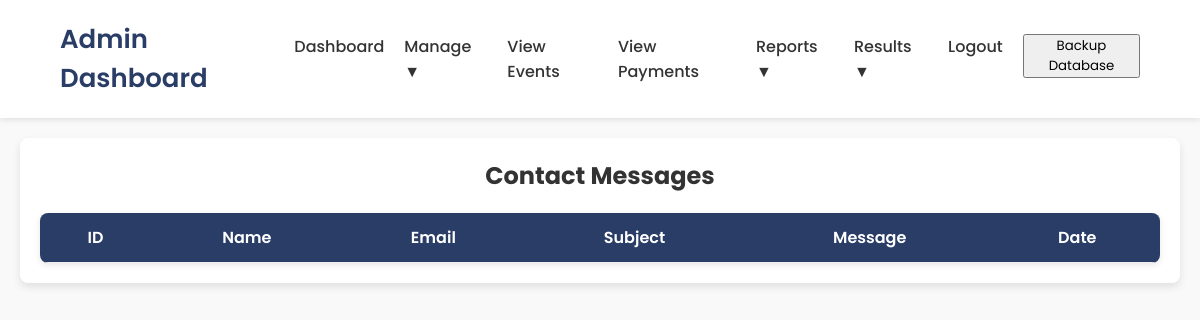
The page /admin_contact_us.php (signed in) on the database as committed earlier.
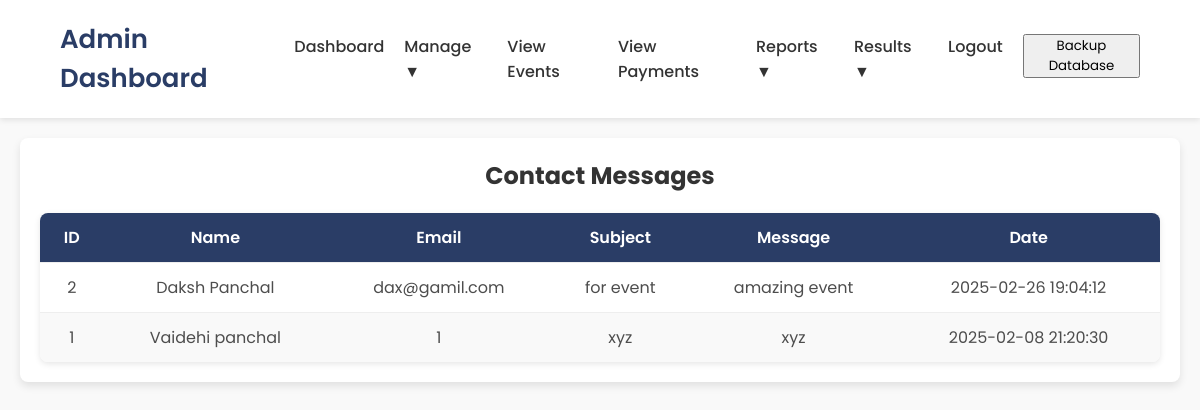
The same page on the database as committed later.
### tables this page shows
CREATE TABLE `contact` (
  `id` int NOT NULL AUTO_INCREMENT,
  `name` varchar(100) NOT NULL,
  `email` varchar(100) NOT NULL,
  `subject` varchar(255) DEFAULT NULL,
  `message` text NOT NULL,
  `created_at` timestamp NULL DEFAULT CURRENT_TIMESTAMP,
  PRIMARY KEY (`id`)
);

### admin_contact_us.php (the view, shortened to what this page needs)
<?php
include "config.php";
$sql = "SELECT `id`, `name`, `email`, `subject`, `message`, `created_at` FROM `contact` ORDER BY `created_at` DESC";
$result = mysqli_query($conn, $sql);
?>
<!DOCTYPE html>
<html lang="en">
<head>
    <link rel="stylesheet" href="https://cdn.datatables.net/1.11.5/css/jquery.dataTables.min.css">
</head>
<body>
    <?php include "admin_navbar.php"; ?>
    <main>
        <div class="content">
            <h2>Contact Messages</h2>
            <table id="contactTable" class="contact-table display">
                <thead>
                    <tr>
                        <th>ID</th>
                        <th>Name</th>
                        <th>Email</th>
                        <th>Subject</th>
                        <th>Message</th>
                        <th>Date</th>
                    </tr>
                </thead>
                <tbody>
                    <?php
                    while ($row = mysqli_fetch_assoc($result)) {
                        echo "<tr>";
                        echo "<td>" . htmlspecialchars($row['id']) . "</td>";
                        echo "<td>" . htmlspecialchars($row['name']) . "</td>";
                        echo "<td>" . htmlspecialchars($row['email']) . "</td>";
                        echo "<td>" . htmlspecialchars($row['subject']) . "</td>";
                        echo "<td>" . htmlspecialchars($row['message']) . "</td>";
                        echo "<td>" . htmlspecialchars($row['created_at']) . "</td>";
                        echo "</tr>";
                    }
                    ?>
                </tbody>
            </table>
        </div>
    </main>
</body>
</html>

Rows that differ between the two databases and show on the page:
added contact: id "2", name "Daksh Panchal", email "dax@gamil.com", subject "for event", message "amazing event", created_at "2025-02-26 19:04:12"
added contact: id "1", name "Vaidehi panchal", email "1", subject "xyz", message "xyz", created_at "2025-02-08 21:20:30"
